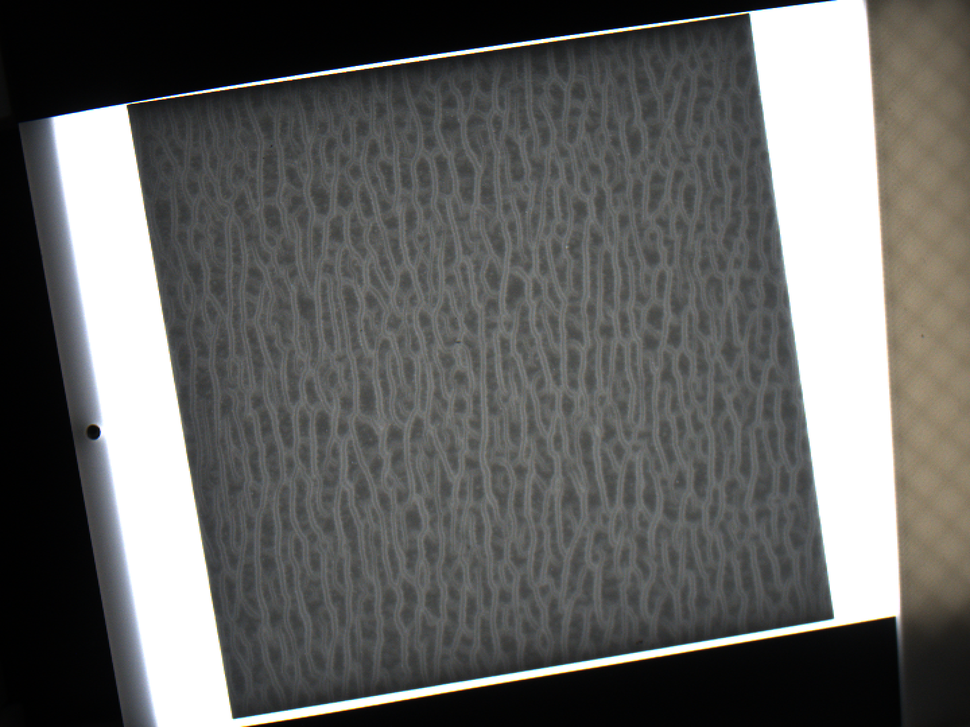
#> input picture image_preprocessing/image.png, 970 x 727 px, shrunk from 1440 x 1080 before the run, found by its file name
$ python image_preprocessing.py
#> lines starting #> are read from the running program, lines starting #| are printed output that depends on the picture; after the words box and inside, x2 and y2 are one past the last pixel; in counts of white or black regions, pixels touching at a corner belong together
import cv2
import numpy as np
import matplotlib.pyplot as plt

def extract_and_split_square(image_path, output_folder='output'):
    """
    读取图片，提取正方形区域，并将其分割成四个等大的小正方形

    参数:
        image_path: 图片路径
        output_folder: 输出文件夹
    """
#> called with output_folder = 'output'
    # 读取图片
    img = cv2.imread(image_path)
#> img is the input picture: shape (727, 970, 3); mean B, G, R 98.3, 99.9, 99.8
    if img is None:
        print(f"无法读取图片: {image_path}")
        return

    # 转换为灰度图，便于处理
    gray = cv2.cvtColor(img, cv2.COLOR_BGR2GRAY)
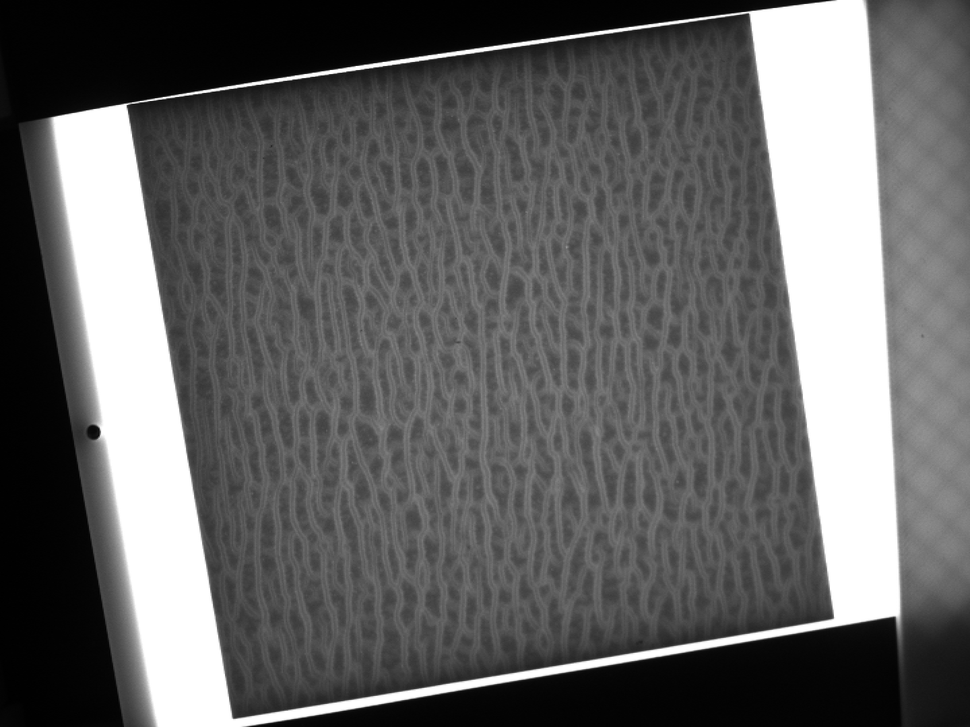
#> gray: shape (727, 970); min 0, max 255, mean 99.7

    # 高斯模糊减少噪声
    blurred = cv2.GaussianBlur(gray, (5, 5), 0)

    # 使用Canny边缘检测
    edges = cv2.Canny(blurred, 50, 150)
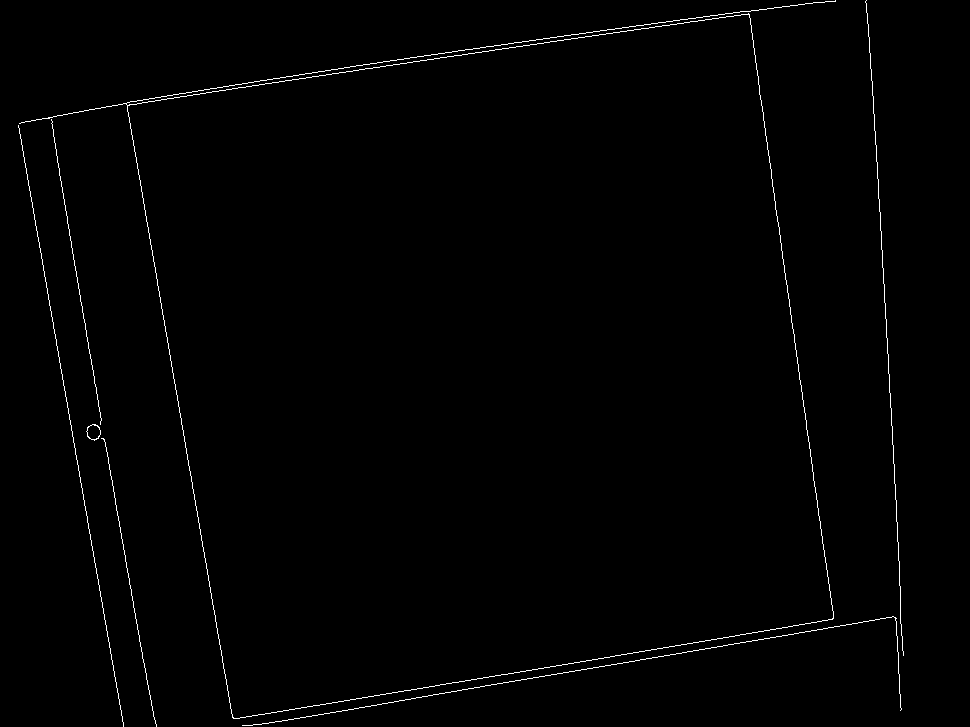
#> edges: shape (727, 970); 0.84% white in thin lines or dots

    # 寻找轮廓
    contours, _ = cv2.findContours(edges, cv2.RETR_EXTERNAL, cv2.CHAIN_APPROX_SIMPLE)
#> contours = 7 contours, 5 with area under 20; largest, box (x1, y1, x2, y2) and area: (19, 0, 836, 719) 382604, (86, 424, 101, 441) 164

    # 按面积排序，找到最大的轮廓（假设是我们的正方形）
    contours = sorted(contours, key=cv2.contourArea, reverse=True)

    # 寻找近似于正方形的轮廓
    square_contour = None
    for contour in contours:
        # 估算轮廓的多边形
        perimeter = cv2.arcLength(contour, True)
        approx = cv2.approxPolyDP(contour, 0.02 * perimeter, True)

        # 如果多边形有4个点，我们认为这可能是我们的正方形
        if len(approx) == 4:
            square_contour = approx
            break
#> this loop made 3 passes
#> (perimeter, square_contour) on pass 3: (1589.2, [[896, 618], [242, 725], [892, 616], [900, 710]])
#> perimeter on passes 1 to 2: 4336.4, 50.04

    if square_contour is None:
        print("未能找到合适的正方形轮廓")
        # 可视化找到的所有轮廓，帮助调试
        debug_img = img.copy()
        cv2.drawContours(debug_img, contours, -1, (0, 255, 0), 2)
        plt.imshow(cv2.cvtColor(debug_img, cv2.COLOR_BGR2RGB))
        plt.title("所有检测到的轮廓")
        plt.show()
        return

    # 绘制找到的正方形轮廓
    contour_img = img.copy()
    cv2.drawContours(contour_img, [square_contour], -1, (0, 255, 0), 2)
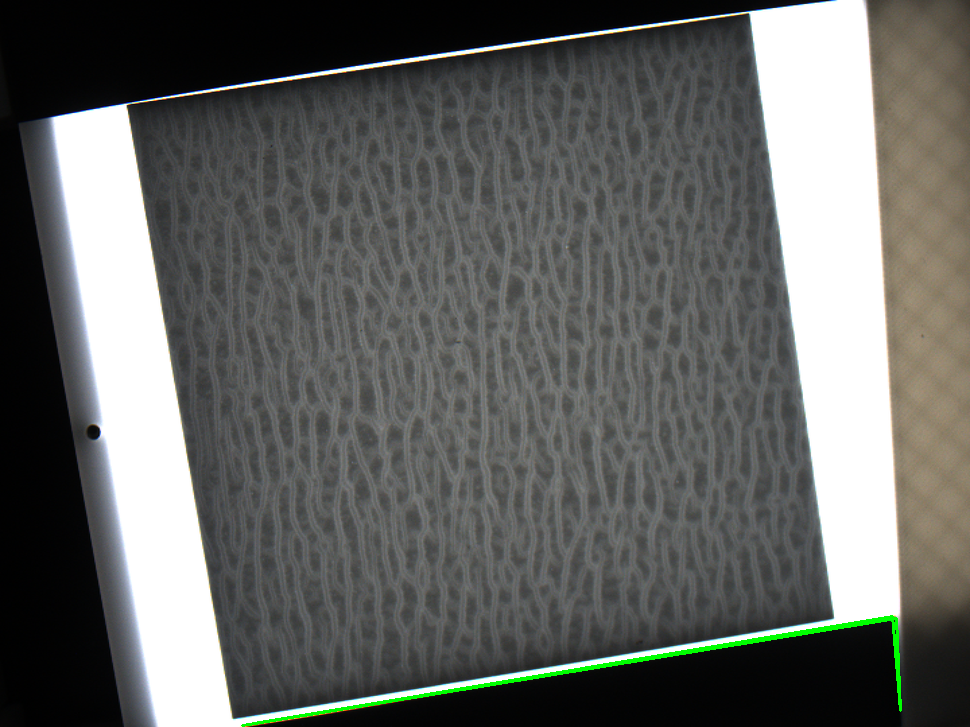
#> contour_img: shape (727, 970, 3); 0.46% of pixels changed, all inside (x1, y1, x2, y2) = (241, 615, 902, 727)
    plt.imshow(cv2.cvtColor(contour_img, cv2.COLOR_BGR2RGB))
    plt.title("检测到的正方形")
    plt.show()

    # 重新排序轮廓点，以便进行透视变换
    points = square_contour.reshape(4, 2)
#> points = [[896, 618], [242, 725], [892, 616], [900, 710]]
    rect = order_points(points)
#> in order_points, `s = pts.sum(axis=1)`: s = [1514, 967, 1508, 1610]
#> in order_points, `diff = np.diff(pts, axis=1)`: diff = [-278, 483, -276, -190]
#> rect = [[242, 725], [896, 618], [900, 710], [242, 725]]

    # 计算新图像的尺寸（10cm对应的像素）
    # 为了简单起见，我们设定每厘米对应50像素
    square_size = 500  # 10cm * 50 pixels/cm = 500 pixels

    # 变换后的目标点
    dst = np.array([
        [0, 0],  # 左上
        [square_size - 1, 0],  # 右上
        [square_size - 1, square_size - 1],  # 右下
        [0, square_size - 1]  # 左下
    ], dtype=np.float32)

    # 计算透视变换矩阵
    M = cv2.getPerspectiveTransform(rect.astype(np.float32), dst)
#> M = [[-0.000146, -0.000972, 0.74], [-0.000144, -0.000879, 0.672], [-2.93e-07, -1.95e-06, 0.00148]]

    # 应用透视变换
    warped = cv2.warpPerspective(img, M, (square_size, square_size))
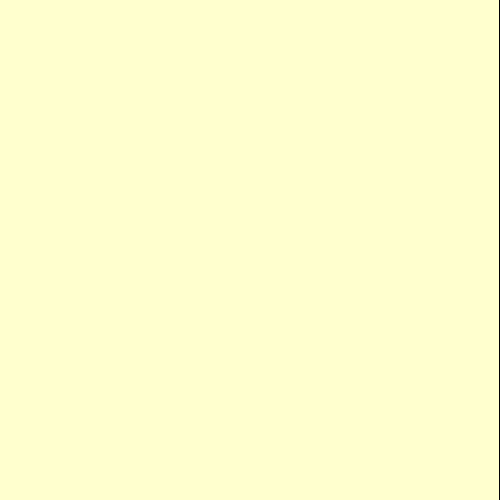
#> warped: shape (500, 500, 3); mean B, G, R 205.6, 254.5, 254.5

    # 显示校正后的正方形
    plt.imshow(cv2.cvtColor(warped, cv2.COLOR_BGR2RGB))
    plt.title("校正后的正方形")
    plt.show()

    # 将正方形分割成四个小正方形
    half_size = square_size // 2

    # 定义四个小正方形区域
    top_left = warped[0:half_size, 0:half_size]
    top_right = warped[0:half_size, half_size:square_size]
    bottom_left = warped[half_size:square_size, 0:half_size]
    bottom_right = warped[half_size:square_size, half_size:square_size]

    # 创建输出文件夹
    import os
    if not os.path.exists(output_folder):
        os.makedirs(output_folder)

    # 保存四个小正方形
    cv2.imwrite(f"{output_folder}/top_left.jpg", top_left)
    cv2.imwrite(f"{output_folder}/top_right.jpg", top_right)
    cv2.imwrite(f"{output_folder}/bottom_left.jpg", bottom_left)
    cv2.imwrite(f"{output_folder}/bottom_right.jpg", bottom_right)

    # 显示四个小正方形
    fig, axs = plt.subplots(2, 2, figsize=(10, 10))
    axs[0, 0].imshow(cv2.cvtColor(top_left, cv2.COLOR_BGR2RGB))
    axs[0, 0].set_title("左上")
    axs[0, 1].imshow(cv2.cvtColor(top_right, cv2.COLOR_BGR2RGB))
    axs[0, 1].set_title("右上")
    axs[1, 0].imshow(cv2.cvtColor(bottom_left, cv2.COLOR_BGR2RGB))
    axs[1, 0].set_title("左下")
    axs[1, 1].imshow(cv2.cvtColor(bottom_right, cv2.COLOR_BGR2RGB))
    axs[1, 1].set_title("右下")
    plt.tight_layout()
    plt.show()
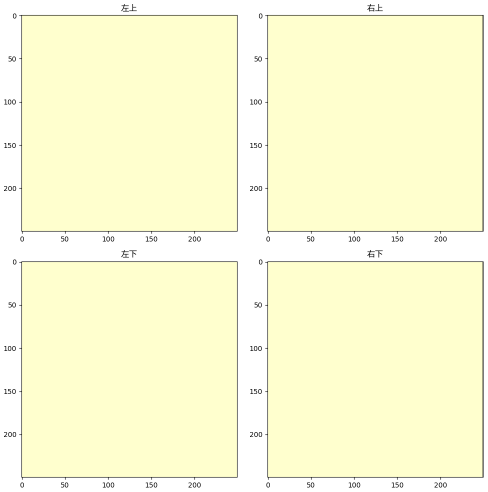
#> figure drawn by matplotlib, 4 panels

    print(f"处理完成。四个小正方形已保存到 {output_folder} 文件夹。")
    return [top_left, top_right, bottom_left, bottom_right]

def order_points(pts):
    """
    对四边形的四个角点进行排序，使其符合[左上，右上，右下，左下]的顺序
    这对于进行透视变换是必要的
    """
    rect = np.zeros((4, 2), dtype=np.float32)

    # 左上角点坐标和最小，右下角点坐标和最大
    s = pts.sum(axis=1)
    rect[0] = pts[np.argmin(s)]
    rect[2] = pts[np.argmax(s)]

    # 右上角点差最小，左下角点差最大
    diff = np.diff(pts, axis=1)
    rect[1] = pts[np.argmin(diff)]
    rect[3] = pts[np.argmax(diff)]

    return rect

# 使用函数
extract_and_split_square("/image_tools/first_batch_of_samples/image_preprocessing/image.png")
